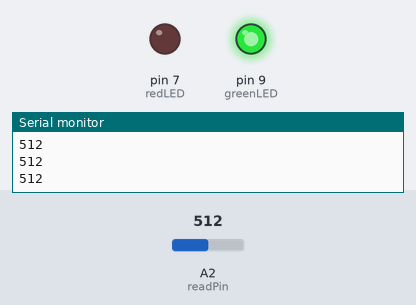
A sketch run on a simulated Arduino Uno, built with avr-gcc and run on an emulated ATmega328P. Shown: output pins drawn as LEDs (lit = HIGH), the last lines printed to the serial monitor. The inputs (shaded band) are chosen by the test bench; at power-on: A2 (readPin) = 512.

Above: at 1.2 s.
1.3 s: A2 (readPin) set to 362
2.9 s: A2 (readPin) set to 340
At 4.4 s:
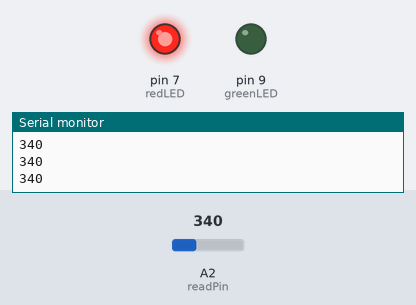
4.7 s: A2 (readPin) set to 360
At 6.2 s:
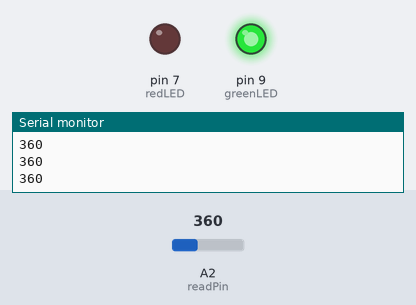
6.5 s: A2 (readPin) set to 306
At 7.2 s:
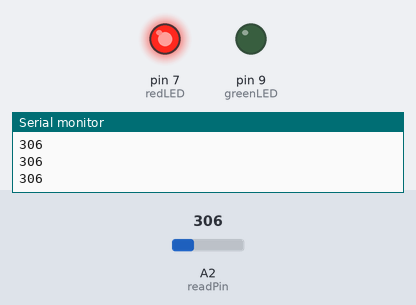
Timing chart, 0 to 9.2 s (numbered marks = the images above; inputs shaded):
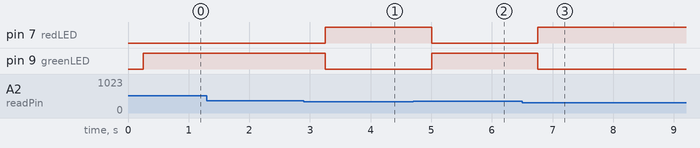

Measured:
- the behaviour switches between 350 and 349 on A2 (readPin) (found by bisection; images 0 and 1)
- after the input at 2.9 s, pin 7 (redLED): LOW → HIGH after 0.35 s; pin 9 (greenLED): HIGH → LOW after 0.35 s
- after the input at 4.7 s, pin 7 (redLED): HIGH → LOW after 0.31 s; pin 9 (greenLED): LOW → HIGH after 0.31 s
- after the input at 6.5 s, pin 7 (redLED): LOW → HIGH after 0.26 s; pin 9 (greenLED): HIGH → LOW after 0.26 s

The sketch:

16._Photoresistors_with_LED.ino
```cpp
int readPin=A2;
int readVal;
int redLED=7;
int greenLED=9;
int t=250;

void setup() {
  // put your setup code here, to run once:
pinMode(readPin,INPUT);
pinMode(redLED,OUTPUT);
pinMode(greenLED,OUTPUT);
Serial.begin(9600);
}

void loop() {
  // put your main code here, to run repeatedly:
readVal=analogRead(readPin);
Serial.println(readVal);
delay(t);
if(readVal>350)
{
  digitalWrite(greenLED,HIGH);
  digitalWrite(redLED,LOW);
}
else if(readVal<350)
{
  digitalWrite(greenLED,LOW);
  digitalWrite(redLED,HIGH);
}
}
```
